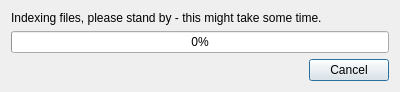
<?xml version="1.0" encoding="UTF-8"?>
<ui version="4.0">
 <class>IndexDirDlg</class>
 <widget class="QDialog" name="IndexDirDlg">
  <property name="geometry">
   <rect>
    <x>0</x>
    <y>0</y>
    <width>400</width>
    <height>91</height>
   </rect>
  </property>
  <property name="windowTitle">
   <string>Indexing files in chosen directory...</string>
  </property>
  <property name="windowIcon">
   <iconset>
    <normaloff>ico_src/256_32.png</normaloff>ico_src/256_32.png</iconset>
  </property>
  <property name="locale">
   <locale language="English" country="UnitedStates"/>
  </property>
  <layout class="QVBoxLayout" name="verticalLayout">
   <item>
    <layout class="QGridLayout" name="gridLayout">
     <item row="0" column="0" colspan="2">
      <widget class="QLabel" name="label">
       <property name="text">
        <string>Indexing files, please stand by - this might take some time.</string>
       </property>
      </widget>
     </item>
     <item row="1" column="0" colspan="2">
      <widget class="QProgressBar" name="progressBar">
       <property name="value">
        <number>0</number>
       </property>
      </widget>
     </item>
     <item row="2" column="1">
      <widget class="QPushButton" name="cancelButton">
       <property name="locale">
        <locale language="English" country="UnitedStates"/>
       </property>
       <property name="text">
        <string>Cancel</string>
       </property>
       <property name="default">
        <bool>true</bool>
       </property>
      </widget>
     </item>
     <item row="2" column="0">
      <spacer name="horizontalSpacer">
       <property name="orientation">
        <enum>Qt::Horizontal</enum>
       </property>
       <property name="sizeHint" stdset="0">
        <size>
         <width>40</width>
         <height>20</height>
        </size>
       </property>
      </spacer>
     </item>
    </layout>
   </item>
  </layout>
 </widget>
 <resources/>
 <connections/>
</ui>
